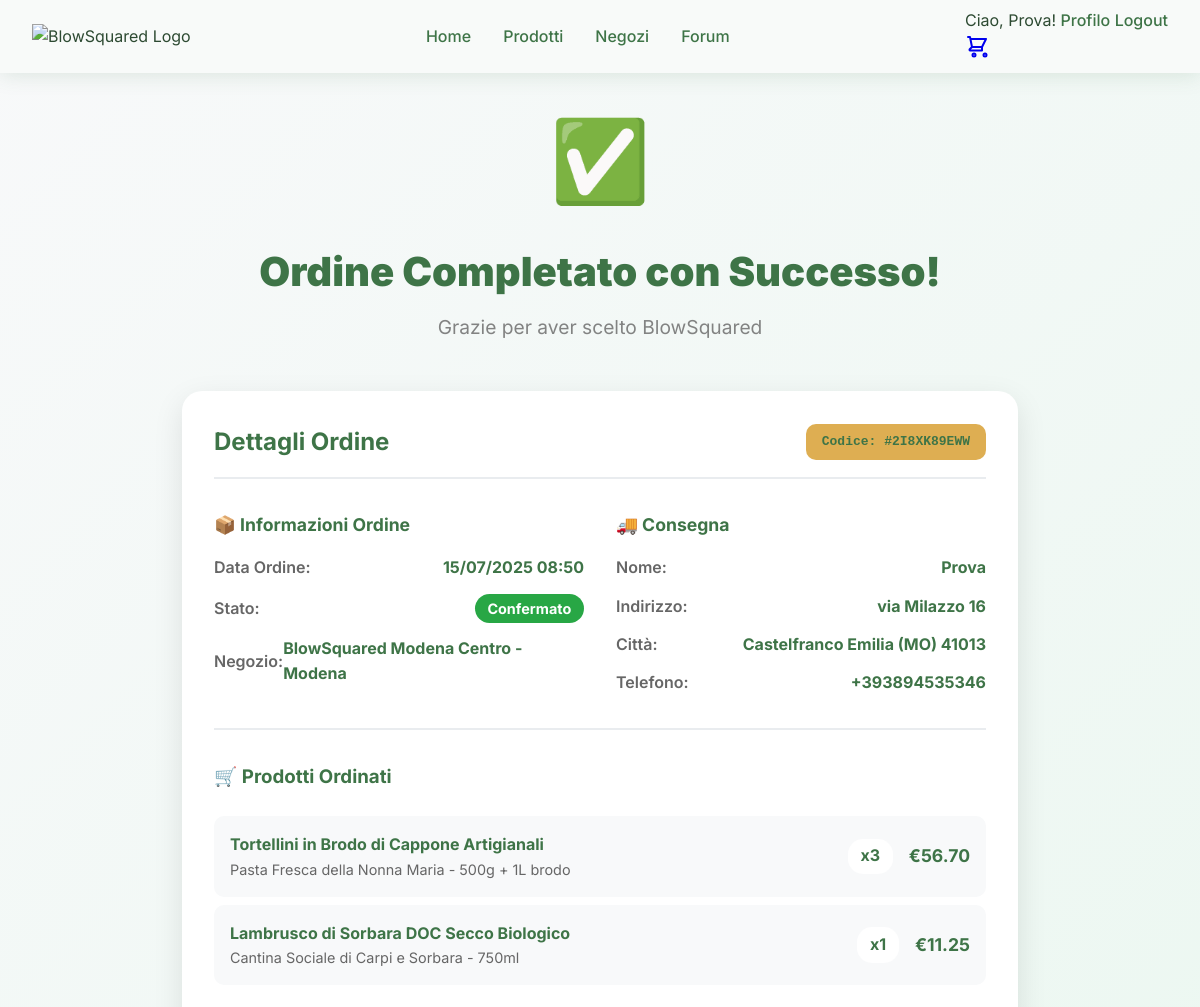
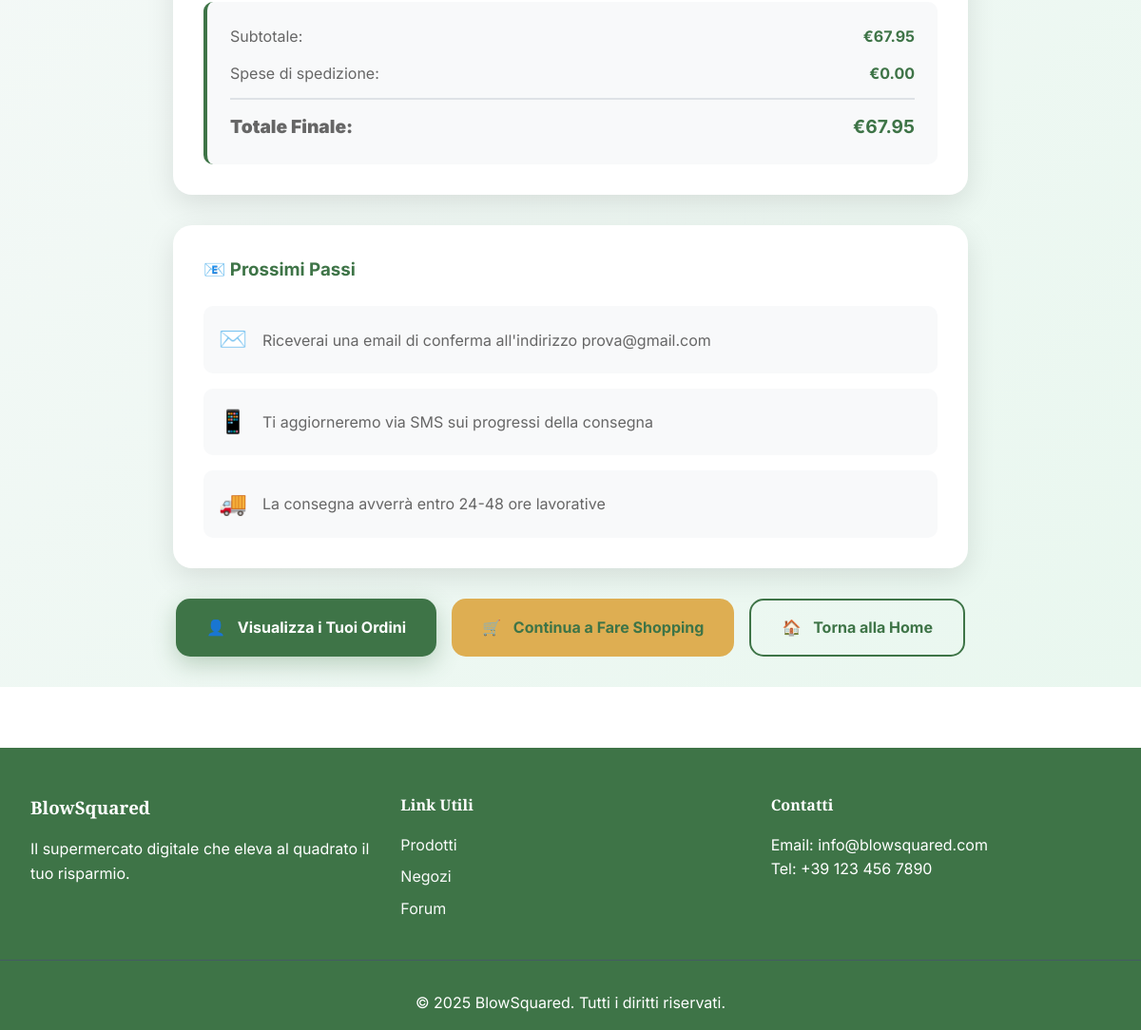
The app's page /carrello/ordine-completato/2I8XK89EWW/ (signed in) with its own data (2 pictures, top to bottom).
### carrello/models.py (models this page shows, shortened)
class Ordine(models.Model):
    STATO_CHOICES = [
        ('confermato', 'Confermato'),
        ('in_preparazione', 'In Preparazione'),
        ('spedito', 'Spedito'),
        ('consegnato', 'Consegnato'),
        ('annullato', 'Annullato'),
    ]
    utente = models.ForeignKey(
        User,
        on_delete=models.CASCADE,
        related_name='ordini',
        help_text="Utente che ha effettuato l'ordine"
    )
    negozio = models.ForeignKey(
        'negozi.Negozio',
        on_delete=models.SET_NULL,
        null=True,
        help_text="Negozio dal quale è stato effettuato l'ordine"
    )
    nome_completo = models.CharField(max_length=200, help_text="Nome e cognome")
    email = models.EmailField(help_text="Email per conferma ordine")
    telefono = models.CharField(max_length=20, help_text="Numero di telefono")
    indirizzo = models.CharField(max_length=300, help_text="Indirizzo di consegna")
    citta = models.CharField(max_length=100, help_text="Città")
    cap = models.CharField(max_length=10, help_text="Codice postale")
    provincia = models.CharField(max_length=2, help_text="Provincia")
    note_consegna = models.TextField(
        blank=True,
        null=True,
        help_text="Note per la consegna"
    )
    subtotale = models.DecimalField(max_digits=8, decimal_places=2, help_text="Subtotale prodotti")
    spese_spedizione = models.DecimalField(max_digits=8, decimal_places=2, help_text="Costo spedizione")
    totale_finale = models.DecimalField(max_digits=8, decimal_places=2, help_text="Totale finale")
    stato = models.CharField(max_length=20, choices=STATO_CHOICES, default='confermato')
    data_ordine = models.DateTimeField(auto_now_add=True)
    data_modifica = models.DateTimeField(auto_now=True)
    codice_ordine = models.CharField(max_length=20, unique=True, help_text="Codice univoco ordine")
    class Meta:
        verbose_name = "Ordine"
        verbose_name_plural = "Ordini"
        ordering = ['-data_ordine']

class ElementoOrdine(models.Model):
    ordine = models.ForeignKey(
        Ordine,
        on_delete=models.CASCADE,
        related_name='elementi',
        help_text="Ordine di appartenenza"
    )
    prodotto = models.ForeignKey(
        Prodotto,
        on_delete=models.CASCADE,
        help_text="Prodotto ordinato"
    )
    quantita = models.PositiveIntegerField(help_text="Quantità ordinata")
    prezzo_unitario = models.DecimalField(
        max_digits=8,
        decimal_places=2,
        help_text="Prezzo unitario al momento dell'ordine"
    )
    sconto_applicato = models.DecimalField(
        max_digits=5,
        decimal_places=2,
        default=0,
        help_text="Sconto applicato al momento dell'ordine"
    )
    class Meta:
        verbose_name = "Elemento Ordine"
        verbose_name_plural = "Elementi Ordine"
    @property
    def prezzo_totale(self):
        prezzo_scontato = self.prezzo_unitario * (100 - self.sconto_applicato) / 100
        return prezzo_scontato * self.quantita

### negozi/models.py (models this page shows, shortened)
class Negozio(models.Model):
    nome = models.CharField(
        max_length=100,
        help_text="Nome del punto vendita (es: 'BlowSquared Centro', 'BlowSquared Nord')"
    )
    codice_negozio = models.CharField(
        max_length=10,
        unique=True,
        help_text="Codice identificativo univoco del negozio (es: 'BS001', 'BS002')"
    )
    indirizzo = models.CharField(
        max_length=200,
        help_text="Via e numero civico"
    )
    cap = models.CharField(
        max_length=10,
        help_text="Codice di Avviamento Postale"
    )
    citta = models.CharField(
        max_length=100,
        help_text="Città del negozio"
    )
    provincia = models.CharField(
        max_length=2,
        help_text="Sigla della provincia (es: 'MO', 'BO', 'RE')"
    )
    regione = models.CharField(
        max_length=50,
        help_text="Regione di appartenenza"
    )
    nazione = models.CharField(
        max_length=50,
        default="Italia",
        help_text="Nazione del negozio"
    )
    telefono = models.CharField(
        max_length=20,
        blank=True,
        null=True,
        help_text="Numero di telefono del negozio"
    )
    email = models.EmailField(
        blank=True,
        null=True,
        help_text="Email del punto vendita"
    )
    orari_apertura = models.JSONField(
        default=dict,
        blank=True,
        help_text="Orari di apertura per ogni giorno della settimana"
    )
    superficie_mq = models.PositiveIntegerField(
        null=True,
        blank=True,
        help_text="Superficie del negozio in metri quadrati"
    )
    numero_casse = models.PositiveIntegerField(
        default=1,
        help_text="Numero di casse disponibili"
    )
    parcheggio_disponibile = models.BooleanField(
        default=True,
        help_text="Indica se il negozio ha parcheggio"
    )
    posti_parcheggio = models.PositiveIntegerField(
        null=True,
        blank=True,
        help_text="Numero di posti parcheggio disponibili"
    )
    servizio_farmacia = models.BooleanField(
        default=False,
        help_text="Presenza di servizio farmacia"
    )
    servizio_panetteria = models.BooleanField(
        default=False,
        help_text="Presenza di panetteria interna"
    )
    servizio_macelleria = models.BooleanField(
        default=False,
        help_text="Presenza di banco macelleria"
    )
    servizio_pescheria = models.BooleanField(
        default=False,
        help_text="Presenza di banco pescheria"
    )
    servizio_consegna_domicilio = models.BooleanField(
        default=True,
        help_text="Disponibilità servizio consegna a domicilio"
    )
    ritiro_click_collect = models.BooleanField(
        default=True,
        help_text="Disponibilità ritiro ordini online (Click & Collect)"
    )
    direttore_nome = models.CharField(
        max_length=100,
        blank=True,
        null=True,
        help_text="Nome del direttore del punto vendita (legacy field)"
    )
    data_apertura = models.DateField(
        help_text="Data di apertura del negozio"
    )
    attivo = models.BooleanField(
        default=True,
        help_text="Indica se il negozio è attualmente operativo"
    )
    data_creazione = models.DateTimeField(auto_now_add=True)
    data_modifica = models.DateTimeField(auto_now=True)
    class Meta:
        verbose_name = "Negozio"
        verbose_name_plural = "Negozi"
        ordering = ['nome', 'citta']

### prodotti/models.py (models this page shows, shortened)
class Prodotto(models.Model):
    CATEGORIE = [
        ('latticini', 'Latticini'),
        ('carne', 'Carne e Pesce'),
        ('fresco', 'Fresco (Pesce e Frutti di Mare)'),
        ('verdura', 'Verdura'),
        ('frutta', 'Frutta'),
        ('conserve', 'Conserve e Sottoli'),
        ('pasta', 'Pasta e Riso'),
        ('olio', 'Olio e Condimenti'),
        ('spezie', 'Spezie e Aromi'),
        ('proteine', 'Proteine Vegetali'),
        ('snack', 'Snack e Merende'),
        ('cereali', 'Cereali e Derivati'),
        ('bevande', 'Bevande'),
        ('dolci', 'Dolci e Snack'),
        ('surgelati', 'Surgelati'),
        ('altro', 'Altro'),
    ]
    nome = models.CharField(max_length=200)
    marca = models.CharField(max_length=100)
    categoria = models.CharField(max_length=50, choices=CATEGORIE)
    descrizione = models.TextField(blank=True)
    codice_a_barre = models.CharField(max_length=50, unique=True)
    peso = models.CharField(max_length=50)
    data_scadenza = models.DateField()
    foto = models.ImageField(upload_to='prodotti/', blank=True)
    valori_nutrizionali = models.JSONField(default=dict, blank=True)
    prezzo = models.DecimalField(max_digits=8, decimal_places=2)
    sconto = models.DecimalField(max_digits=5, decimal_places=2, default=0,
                                validators=[MinValueValidator(0), MaxValueValidator(70)])
    stock = models.PositiveIntegerField(default=0)
    ingredienti = models.TextField(blank=True)
    numero_recensioni = models.PositiveIntegerField(default=0)
    negozi = models.ManyToManyField(
        'negozi.Negozio',
        related_name='prodotti_disponibili',
        blank=True,
        help_text="Negozi dove questo prodotto è disponibile. Lascia vuoto per renderlo disponibile in tutti i negozi."
    )

### carrello/views.py (the view)
# urls.py: path('ordine-completato/<str:codice_ordine>/', views.ordine_completato, name='ordine_completato'),
@login_required
def ordine_completato(request, codice_ordine):
    try:
        ordine = Ordine.objects.get(
            codice_ordine=codice_ordine,
            utente=request.user
        )
        elementi_ordine = ElementoOrdine.objects.filter(ordine=ordine).select_related('prodotto')
        context = {
            'ordine': ordine,
            'elementi_ordine': elementi_ordine,
        }
        return render(request, 'carrello/ordine_completato.html', context)
    except Ordine.DoesNotExist:
        messages.error(request, 'Ordine non trovato')
        return redirect('home')

### carrello/templates/carrello/ordine_completato.html (shortened to what this page needs)
{% extends 'base.html' %}
{% load static %}
{% block content %}
<section class="order-success-section">
  <div class="order-success-container">
    <div class="success-header">
      <div class="success-icon">✅</div>
      <h1 class="success-title">Ordine Completato con Successo!</h1>
      <p class="success-subtitle">Grazie per aver scelto BlowSquared</p>
    </div>
    <div class="order-details-card">
      <div class="order-info-header">
        <h2>Dettagli Ordine</h2>
        <div class="order-code">Codice: #{{ ordine.codice_ordine }}</div>
      </div>
      <div class="order-info-grid">
        <div class="info-section">
          <h3>📦 Informazioni Ordine</h3>
          <div class="info-list">
            <div class="info-item">
              <span class="info-label">Data Ordine:</span>
              <span class="info-value">{{ ordine.data_ordine|date:"d/m/Y H:i" }}</span>
            </div>
            <div class="info-item">
              <span class="info-label">Stato:</span>
              <span class="info-value status-confirmed">{{ ordine.get_stato_display }}</span>
            </div>
            <div class="info-item">
              <span class="info-label">Negozio:</span>
              <span class="info-value">{{ ordine.negozio.nome }} - {{ ordine.negozio.citta }}</span>
            </div>
          </div>
        </div>
        <div class="info-section">
          <h3>🚚 Consegna</h3>
          <div class="info-list">
            <div class="info-item">
              <span class="info-label">Nome:</span>
              <span class="info-value">{{ ordine.nome_completo }}</span>
            </div>
            <div class="info-item">
              <span class="info-label">Indirizzo:</span>
              <span class="info-value">{{ ordine.indirizzo }}</span>
            </div>
            <div class="info-item">
              <span class="info-label">Città:</span>
              <span class="info-value">{{ ordine.citta }} ({{ ordine.provincia }}) {{ ordine.cap }}</span>
            </div>
            <div class="info-item">
              <span class="info-label">Telefono:</span>
              <span class="info-value">{{ ordine.telefono }}</span>
            </div>
          </div>
        </div>
      </div>
      <div class="order-items-section">
        <h3>🛒 Prodotti Ordinati</h3>
        <div class="items-list">
          {% for elemento in elementi_ordine %}
          <div class="item-row">
            <div class="item-info">
              <span class="item-name">{{ elemento.prodotto.nome }}</span>
              <span class="item-details">{{ elemento.prodotto.marca }} - {{ elemento.prodotto.peso }}</span>
            </div>
            <div class="item-quantity">x{{ elemento.quantita }}</div>
            <div class="item-price">€{{ elemento.prezzo_totale|floatformat:2 }}</div>
          </div>
          {% endfor %}
        </div>
        <div class="order-totals">
          <div class="total-row">
            <span class="total-label">Subtotale:</span>
            <span class="total-value">€{{ ordine.subtotale|floatformat:2 }}</span>
          </div>
          <div class="total-row">
            <span class="total-label">Spese di spedizione:</span>
            <span class="total-value">€{{ ordine.spese_spedizione|floatformat:2 }}</span>
          </div>
          <div class="total-row final">
            <span class="total-label">Totale Finale:</span>
            <span class="total-value">€{{ ordine.totale_finale|floatformat:2 }}</span>
          </div>
        </div>
      </div>
    </div>
    <div class="next-steps-card">
      <h3>📧 Prossimi Passi</h3>
      <div class="steps-list">
        <div class="step-item">
          <span class="step-icon">✉️</span>
          <span class="step-text">Riceverai una email di conferma all'indirizzo {{ ordine.email }}</span>
        </div>
        <div class="step-item">
          <span class="step-icon">📱</span>
          <span class="step-text">Ti aggiorneremo via SMS sui progressi della consegna</span>
        </div>
        <div class="step-item">
          <span class="step-icon">🚚</span>
          <span class="step-text">La consegna avverrà entro 24-48 ore lavorative</span>
        </div>
      </div>
    </div>
    <div class="success-actions">
      <a href="{% url 'utenti:profile' %}" class="btn-action primary">
        <span class="btn-icon">👤</span>
        Visualizza i Tuoi Ordini
      </a>
      <a href="{% url 'prodotti:list' %}" class="btn-action secondary">
        <span class="btn-icon">🛒</span>
        Continua a Fare Shopping
      </a>
      <a href="{% url 'home' %}" class="btn-action tertiary">
        <span class="btn-icon">🏠</span>
        Torna alla Home
      </a>
    </div>
  </div>
</section>
{% endblock %}
{% block extra_css %}
<link rel="stylesheet" href="{% static 'css/order-success.css' %}">
{% endblock %}

### BlowSquared/templates/includes/navbar.html (shortened to what this page needs)
{% load static %}
<nav class="navbar">
  <div class="nav-container">
    <div class="nav-logo">
      <img src="{% static 'img/logo.png' %}" alt="BlowSquared Logo" class="logo-img">
    </div>
    <div class="nav-menu">
      <a href="{% url 'home' %}" class="nav-link">Home</a>
      {% if user.is_authenticated and user.profilo.negozio_preferito %}
        <a href="{% url 'prodotti:list' %}" class="nav-link">Prodotti</a>
      {% else %}
        <a href="{% url 'negozi:seleziona_negozio' %}" class="nav-link" title="Seleziona prima un negozio">Prodotti</a>
      {% endif %}
      <a href="{% url 'negozi:seleziona_negozio' %}" class="nav-link">Negozi</a>
      {% if user.is_authenticated %}
        <a href="{% url 'forum:home' %}" class="nav-link">Forum</a>
      {% endif %}
    </div>
    <div class="nav-auth">
      {% if user.is_authenticated %}
        <div class="user-menu">
          <span class="user-greeting">Ciao, {{ user.username }}!</span>
          {% if user.dipendente %}
            <a href="{% url 'dipendenti:dashboard' %}" class="nav-link">Dashboard</a>
          {% elif user.dirigente %}
            <a href="{% url 'dirigenti:dashboard' %}" class="nav-link">Dashboard</a>
          {% else %}
            <a href="{% url 'utenti:profile' %}" class="nav-link">Profilo</a>
          {% endif %}
          <a href="{% url 'utenti:logout' %}" class="nav-link logout-link">Logout</a>
        </div>
      {% endif %}
      <div class="nav-cart">
        {% if user.is_authenticated %}
          <a href="{% url 'carrello:visualizza' %}" class="cart-link" title="Vai al carrello">
        {% else %}
          <a href="{% url 'utenti:signup' %}" class="cart-link" title="Registrati per usare il carrello">
        {% endif %}
          <div class="cart-icon-container">
          </div>
        </a>
      </div>
    </div>
  </div>
</nav>

### records on screen
Ordine: codice_ordine "2I8XK89EWW", data_ordine "15/07/2025 08:50", stato "Confermato", negozio.nome "BlowSquared Modena Centro", negozio.citta "Modena", nome_completo "Prova", indirizzo "via Milazzo 16", citta "Castelfranco Emilia", provincia "MO", cap "41013", telefono "+393894535346", subtotale "67.95", spese_spedizione "0.00", totale_finale "67.95", email "prova@gmail.com"
ElementoOrdine: prodotto.nome "Tortellini in Brodo di Cappone Artigianali", prodotto.marca "Pasta Fresca della Nonna Maria", prodotto.peso "500g + 1L brodo", quantita "3", prezzo_totale "56.70"
ElementoOrdine: prodotto.nome "Lambrusco di Sorbara DOC Secco Biologico", prodotto.marca "Cantina Sociale di Carpi e Sorbara", prodotto.peso "750ml", quantita "1", prezzo_totale "11.25"

### other values on screen
{{ user.username }} "Prova"
